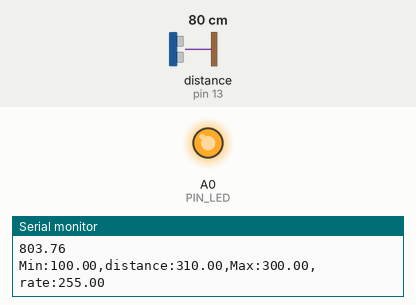
Simulated run of this sketch. Board: Arduino Uno, built with avr-gcc and run on an emulated ATmega328P. On the bench: output pins drawn as LEDs (lit = HIGH), the last lines printed to the serial monitor. Wiring (inferred from the names in the program): ultrasonic range finder: trigger pin 12; echo pin 13. The test bench sets the inputs (shaded band); at power-on: distance to the obstacle (sensor on pin 13) 80 cm. The echo pulse lasts 58.3 µs per cm; pins used as bus, display or sensor lines are not drawn.

Above: at 1.2 s.
1.3 s: distance to the obstacle (sensor on pin 13) set to 27 cm
2.8 s: distance to the obstacle (sensor on pin 13) set to 24 cm
At 3.9 s:
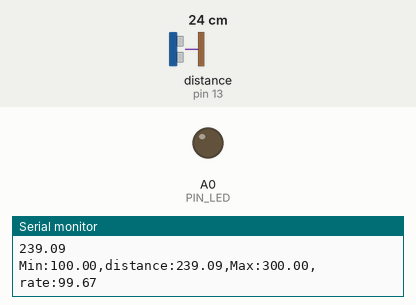
4.3 s: distance to the obstacle (sensor on pin 13) set to 2 cm
At 5.0 s:
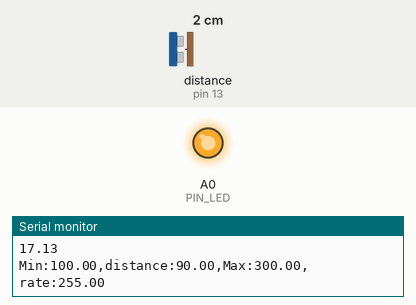
Timing chart, 0 to 7.3 s (numbered marks = the images above; inputs shaded):
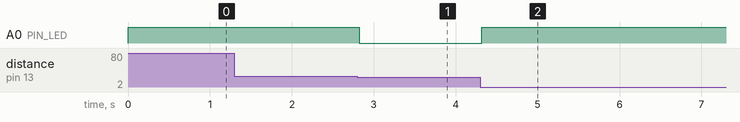

Measured:
- the behaviour switches between 26 and 25 cm on distance to the obstacle (sensor on pin 13) (found by bisection; images 0 and 1)
- after the input at 2.8 s, A0 (PIN_LED): HIGH → LOW at once
- after the input at 4.3 s, A0 (PIN_LED): LOW → HIGH at once

The sketch:

08_example_2.ino
```cpp
// Arduino pin assignment
#define PIN_LED A0
#define PIN_TRIG 12   // sonar sensor TRIGGER
#define PIN_ECHO 13   // sonar sensor ECHO

// configurable parameters
#define SND_VEL 346.0     // sound velocity at 24 celsius degree (unit: m/sec)
#define INTERVAL 25      // sampling interval (unit: msec)
#define PULSE_DURATION 10 // ultra-sound Pulse Duration (unit: usec)
#define _DIST_MIN 100.0   // minimum distance to be measured (unit: mm)
#define _DIST_MAX 300.0   // maximum distance to be measured (unit: mm)

#define TIMEOUT ((INTERVAL / 2) * 1000.0) // maximum echo waiting time (unit: usec)
#define SCALE (0.001 * 0.5 * SND_VEL) // coefficent to convert duration to distance

void setup() {
  // initialize GPIO pins
  pinMode(PIN_LED, OUTPUT);
  pinMode(PIN_TRIG, OUTPUT);  // sonar TRIGGER
  pinMode(PIN_ECHO, INPUT);   // sonar ECHO
  digitalWrite(PIN_TRIG, LOW);  // turn-off Sonar

  // initialize serial port
  Serial.begin(57600);
}

void loop() {
  float distance = USS_measure(PIN_TRIG, PIN_ECHO); // read distance
  float light_rate = 0;
  Serial.println(distance);
  if ((distance == 0.0) || (distance > _DIST_MAX)) {
      distance = _DIST_MAX + 10.0;    // Set Higher Value
           // LED OFF
  } else if (distance < _DIST_MIN) {
      distance = _DIST_MIN - 10.0;    // Set Lower Value
            // LED OFF
  } else {    // In desired Range
             // LED ON
  }
  if (distance > 300) {
     light_rate = 255;
  }
  else if (distance > 200) {
    light_rate = (distance - 200) * 2.55;
  }
  else if (distance > 100) {
    light_rate = (200 - distance) * 2.55;
  }
  else {
    light_rate = 255;
  }

  analogWrite(PIN_LED, light_rate);

  // output the distance to the serial port
  Serial.print("Min:");        Serial.print(_DIST_MIN);
  Serial.print(",distance:");  Serial.print(distance);
  Serial.print(",Max:");       Serial.print(_DIST_MAX);
  Serial.print(",rate:");      Serial.print(light_rate);
  Serial.println("");

  // do something here
   // Assume that it takes 50ms to do something.

  // wait until next sampling time.
  delay(INTERVAL);
}

// get a distance reading from USS. return value is in millimeter.
float USS_measure(int TRIG, int ECHO)
{
  digitalWrite(TRIG, HIGH);
  delayMicroseconds(PULSE_DURATION);
  digitalWrite(TRIG, LOW);

  return pulseIn(ECHO, HIGH, TIMEOUT) * SCALE; // unit: mm

  // Pulse duration to distance conversion example (target distance = 17.3m)
  // - pulseIn(ECHO, HIGH, timeout) returns microseconds (음파의 왕복 시간)
  // - 편도 거리 = (pulseIn() / 1,000,000) * SND_VEL / 2 (미터 단위)
  //   mm 단위로 하려면 * 1,000이 필요 ==>  SCALE = 0.001 * 0.5 * SND_VEL
  //
  // - 예, pusseIn()이 100,000 이면 (= 0.1초, 왕복 거리 34.6m)
  //        = 100,000 micro*sec * 0.001 milli/micro * 0.5 * 346 meter/sec
  //        = 100,000 * 0.001 * 0.5 * 346
  //        = 17,300 mm  ==> 17.3m
}
```
